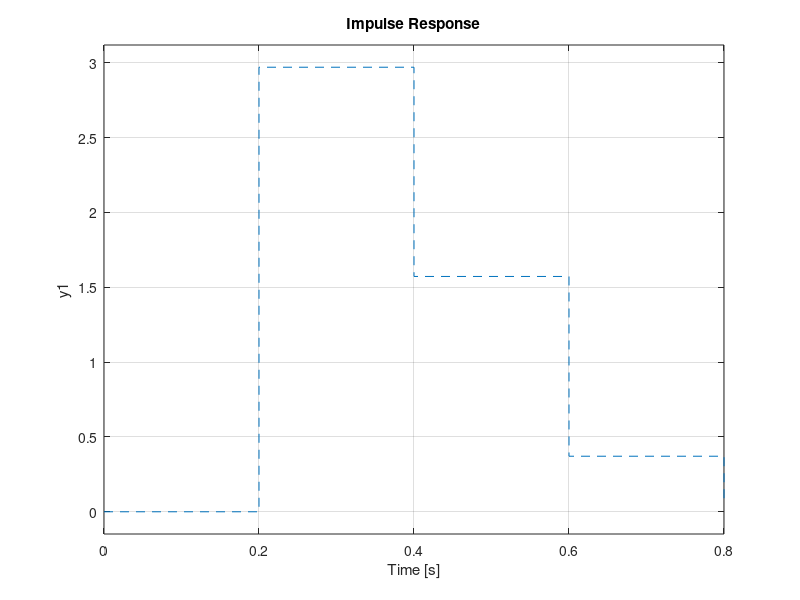
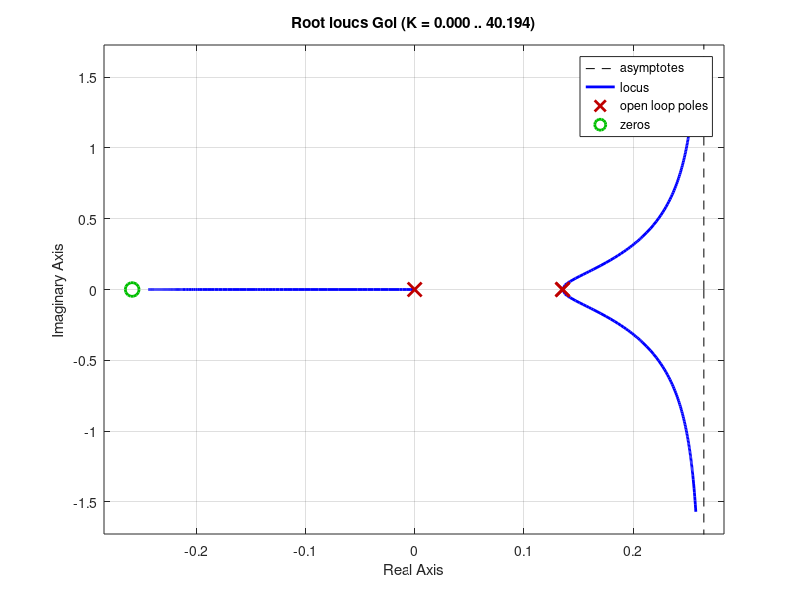

Write MATLAB code to recreate these figures, in order. (Note: this script raises an error after producing the figures.)
clc;
clear;
close all;

Ts = 1/5;
s = tf('s');

G = 100/(s+10)^2;
Gz = c2d(G,Ts,'zoh');




a = 10;


z = tf('z',Ts);
Gz2 = ((1 -exp(-a*Ts) - a*Ts*exp(-a*Ts))*z + (exp(-2*a*Ts)+(a*Ts-1)*exp(-a*Ts)))/((z-exp(-a*Ts))^2);
% Gz2 = 0.595*(z+0.258)/((z-0.135)^2);
figure
impulse(G)
hold on
impulse(Gz)
impulse(Gz2,'--')

%%
H = 0.1;
K = 1;
D = K/z;
Gol = D*Gz*H;
figure
rlocus(Gol)

%%
Goh = (1-exp(-s*Ts))/s;
figure
bode(Goh)
